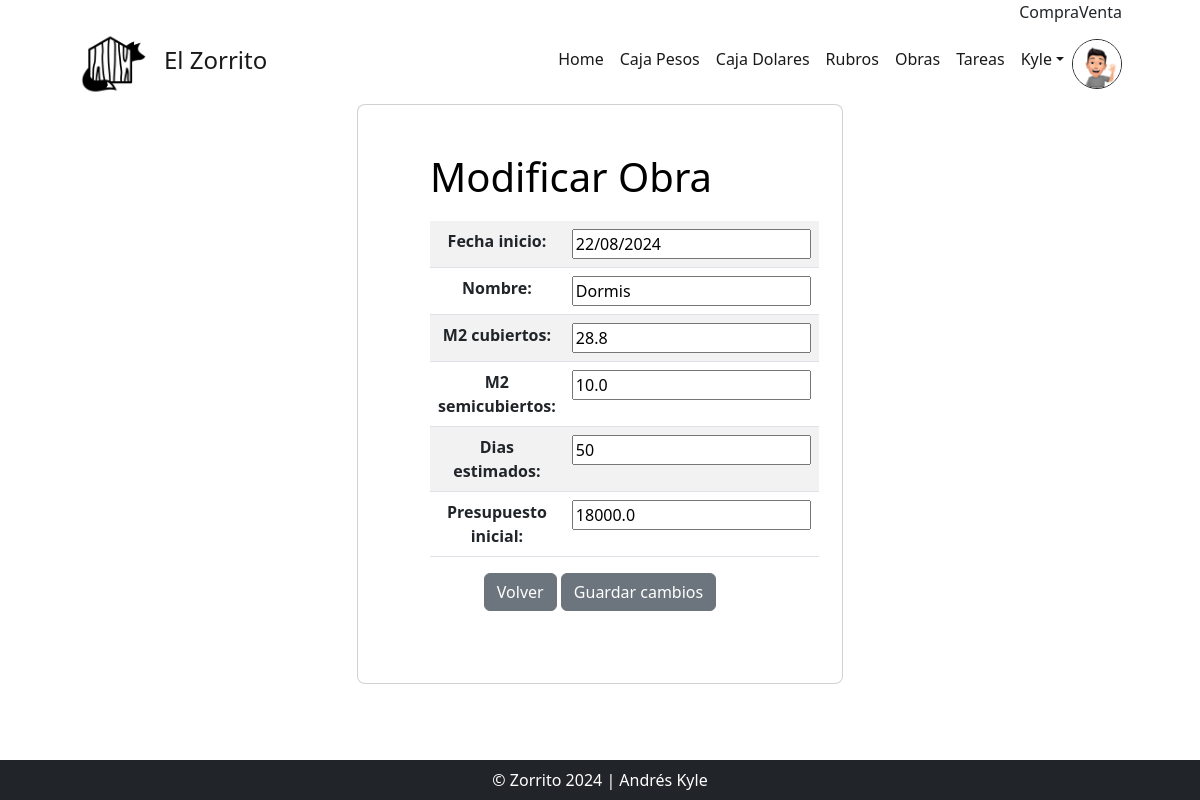
The page /obra_update/1/ (signed in) on the database its author committed.
### users/models.py (models this page shows, shortened)
class Imagen(models.Model):
    user = models.OneToOneField(User, on_delete=models.CASCADE, null=True)
    imagen = models.ImageField(upload_to='avatares', null=True, blank = True)

### AppZorro/models.py (models this page shows, shortened)
class Obra(models.Model):
    fecha_inicio = models.DateField(default=date.today)
    nombre = models.CharField(max_length=30)
    m2_cubiertos = models.FloatField(default=0.00)
    m2_semicubiertos = models.FloatField(default=0.00)
    m2_total = models.FloatField(default=0.00, editable=False)
    dias_estimados = models.IntegerField(default=30)
    presupuesto_inicial = models.FloatField()

### AppZorro/views.py (the view, shortened to what this page needs)
# urls.py: path('obra_update/<int:pk>/', views.ObraUpdateView.as_view(), name="EditarObra"),
class ObraUpdateView(LoginRequiredMixin, UpdateView):
    model = Obra
    success_url = reverse_lazy("Obras")
    fields = ['fecha_inicio', 'nombre', 'm2_cubiertos', 'm2_semicubiertos', 'dias_estimados', 'presupuesto_inicial']
    template_name = "AppZorro/Obra_update.html"

### AppZorro/templates/AppZorro/Obra_update.html (shortened to what this page needs)
{% extends 'AppZorro/base.html' %}
{% load static %}
{% block main %}
<div id="todo" class="row d-flex justify-content-center align-items-center h-100">
    <div class="col-xl-5">
        <div class="card rounded-3 text-black">
            <div class="card-body p-md-5 mx-md-4">
                <h3 class="display-6 mb-3 pb-1">Modificar Obra</h3>
                <div class="text-center">
                    <form action="" method="POST" enctype="multipart/form-data">
                      <div data-mdb-input-init class="form-outline mb-4">
                        <table class="table table-striped ">
                          {{ form.as_table }}
                        </table>
                        <a class="btn btn-secondary btn-me" href="{% url 'Obras' %}">Volver</a>
                        <input class="btn btn-secondary btn-me" type="submit" value="Guardar cambios">
                      </div>
                    </form>
                </div>
            </div>
        </div>
    </div>
</div>
{% endblock main %}

### AppZorro/templates/AppZorro/base.html (shortened to what this page needs)
<!DOCTYPE html>
{% load static %}
<html lang="es">
    <head>
        <link href="https://cdn.jsdelivr.net/npm/bootstrap-icons@1.4.1/font/bootstrap-icons.css" rel="stylesheet" />
        <link href="{% static 'AppZorro/css/styles.css' %}" rel="stylesheet" />
    </head>
    <body class="h-100 bg-white ">
        <nav class="navbar navbar-expand-md p-0 navbar-success">
            <div class="container px-lg-5">
                <div class="collapse navbar-collapse" id="navbarSupportedContent">
                    <ul class="navbar-nav ms-auto mb-0 mb-lg-0">
                        <li class="nav-item">Compra {{dolar_compra}} </li>
                        <li class="nav-item">Venta {{dolar_venta}}</li>
                    </ul>
                </div>
            </div>
        </nav>
        <nav class="navbar navbar-expand-xl p-0 navbar-light navbar-gradient">
            <div class="container px-lg-5">
                <th><a class="navbar-brand" href="{% url 'Inicio' %}"><img src="{% static 'AppZorro/assets/img/logo.png' %}" alt="" height="70px"></a></th><a class="navbar-brand" href="{% url 'Inicio' %}"><h4 class="">El Zorrito</h4></a>
                <div class="collapse navbar-collapse" id="navbarSupportedContent">
                    <ul class="navbar-nav ms-auto mb-2 mb-lg-0">
                        <li class="nav-item"><a class="nav-link active" aria-current="page" href="{% url 'Inicio' %}">Home</a></li>
                        <li class="nav-item"><a class="nav-link active" aria-current="page" href="{% url 'Movimientos' %}">Caja Pesos</a></li>
                        <li class="nav-item"><a class="nav-link active" aria-current="page" href="{% url 'Dolares' %}">Caja Dolares</a></li>
                        <li class="nav-item"><a class="nav-link active" aria-current="page" href="{% url 'Rubros' %}">Rubros</a></li>
                        <li class="nav-item"><a class="nav-link active" aria-current="page" href="{% url 'Obras' %}">Obras</a></li>
                        <li class="nav-item"><a class="nav-link active" aria-current="page" href="{% url 'Tareas' %}">Tareas</a></li>
                        {% if request.user.is_authenticated %}
                            <li class="nav-item dropdown">
                            <a class="nav-link active dropdown-toggle" href="#" id="navbarDropdownMenuLink" data-bs-toggle="dropdown" aria-haspopup="true" aria-expanded="false">{{ request.user.username }}</a>
                            </li>
                            <img src="{{request.user.imagen.imagen.url}}" alt="" class="rounded-circle border border-dark" height="50px">
                        {% else %}
                        <li class="nav-item"><a class="nav-link active" href="{% url 'Login' %}">Acceder</a></li>
                        {% endif %}
                    </ul>
                </div>
            </div>
        </nav>
        {% block main %}
        {% endblock main %}
        <div class="fixed-bottom">
            <footer class="py-1 bg-dark">
                <div class="container"><p class="m-1 text-center text-white">&copy; Zorrito 2024 | Andrés Kyle</p></div>
            </footer>
        </div>
    </body>
</html>

### rows shown on the page
Obra: fecha_inicio "22/08/2024", nombre "Dormis", m2_cubiertos "28.8", m2_semicubiertos "10.0", dias_estimados "50", presupuesto_inicial "18000.0"

### other values the page prints
{{ request.user.username }} "Kyle"
